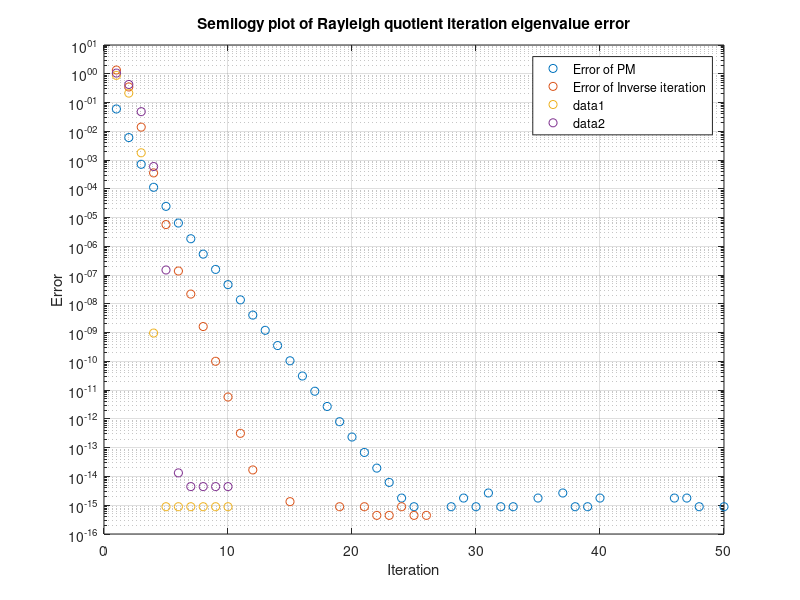

The MATLAB script that drew this image: (Note: this script raises an error after producing the figure.)
%% 2 a)
clear all
B1 = [4 1 1; 1 3 0; 1 0 2];
N = 50;
%PM
ev1 = eig(B1);
analytic_eig1 = max(ev1);
x0 = [1 1 1]';
A1 = B1;
v = x0;
lvec = zeros(N,1);

for i = 1:N
    w = A1*v;
    v = w/norm(w);
    lambda = v' * A1*v;
    lvec(i) = lambda;
end
ratio = abs(ev1(2)/ev1(3));
disp('Ratio of lambda 2 / lambda 1, Conv.Rate')
disp(ratio)
errvec = abs(lvec - analytic_eig1);

%semilogy(errvec,'o')
%title('Semilogy plot of Power Method eigenvalue error')
%xlabel('Iteration')
%ylabel('Error')
%grid on
%hold on

ratio = ratio^2;
iter_count = 0:24;
first_error = errvec(1);
t_line = first_error * ratio.^iter_count;

%semilogy(iter_count, t_line,'--');
%legend('Error', 'Theoretical Rate')


errvec_2a_mini = errvec(1:22);
p_estimate_2a = log(errvec_2a_mini(3:end) ./ errvec_2a_mini(2:end-1)) ./ log(errvec_2a_mini(2:end-1) ./ errvec_2a_mini(1:end-2));
disp('Order of convergence')
disp(p_estimate_2a)

%%%%%%%%

B2 = [4 1 1; 1 3 0; 1 0 2];
% Inverse iteration, fixed shift
N = 50;
mu = 3;
x0 = [1 1 1]';
I2 = eye(size(B2));
ev2 = eig(B2);

v = x0;
A2 = B2;
lvec_2b = zeros(N,1);

for ii = 1:N
    w = (A2 - mu*I2)\v;
    v = w/norm(w);
    lambda = v' * A2*v;
    lvec_2b(ii) = lambda;
end

analytic_eig2 = ev2(2);
errvec_2b = abs(lvec_2b - analytic_eig2);

lambda_target = analytic_eig2;
lambda_near = ev2(1);
iter_count_2b = 0:23;
rate_2b = abs(lambda_target - mu)/abs(lambda_near - mu);
first_err_2b = errvec_2b(1);
t_line_2b = first_err_2b*rate_2b.^iter_count_2b;

semilogy(errvec,'o')
title('Comparison of Error, PM & II')
xlabel('Iteration')
ylabel('Error')
grid on
hold on

lambda_target = ev2(2);
distances = abs(ev2 - mu);
[~, sorted_idx] = sort(distances);
lambda_next = ev2(sorted_idx(2));  
convergence_rate_2b = abs((lambda_target - mu) / (lambda_next - mu));
disp('Convergence rate of Inv. It.')
disp(convergence_rate_2b)

semilogy(errvec_2b,'o')
%title('Semilogy plot of Inverse Iteration eigenvalue error')
%xlabel('Iteration')
%ylabel('Error')
grid on

%semilogy(iter_count, t_line,'-');
%semilogy(iter_count_2b,t_line_2b,'-');
legend('Error of PM','Error of Inverse iteration')

errvec_2b_mini = errvec_2b(1:11);
p_estimate_2b = log(errvec_2b_mini(3:end) ./ errvec_2b_mini(2:end-1)) ./ log(errvec_2b_mini(2:end-1) ./ errvec_2b_mini(1:end-2));
disp('Order of convergence')
disp(p_estimate_2b)
%% 2 c)
clear all
B = [4 1 1; 1 3 0; 1 0 2];
% Rayleigh quotient iteration
N = 10;
mu = 3;
x0 = [1 1 1]';
I = eye(size(B));
ev = eig(B);
analytic_eig_2c = ev(3);
v = x0;
A = B;
lvec_2c = zeros(N,1);
for jj = 1:N
    w = (A - mu*I)\v;
    v = w/norm(w);
    mu = v' * A*v; % lambda
    lvec_2c(jj) = mu;
end

errvec_2c = abs(lvec_2c - analytic_eig_2c);

semilogy(errvec_2c,'o')
title('Semilogy plot of Rayleigh quotient iteration eigenvalue error')
xlabel('Iteration')
ylabel('Error')
grid on

errvec_2c_mini = errvec_2c(1:4);
p_estimate_2c = log(errvec_2c_mini(3:end) ./ errvec_2c_mini(2:end-1)) ./ log(errvec_2c_mini(2:end-1) ./ errvec_2c_mini(1:end-2));
disp('Order of convergence')
disp(p_estimate_2c)

%% 2 d)
clear all
B = [4 1 1; 1.5 3 0; 1 0 2];
% Perturbed Matrix, RQI
N = 10;
mu = 3;
x0 = [1 1 1]';
I = eye(size(B));
ev = eig(B);
analytic_eig_2d = ev(1);
v = x0;
A = B;
lvec_2d = zeros(N,1);
for jj = 1:N
    w = (A - mu*I)\v;
    v = w/norm(w);
    mu = v' * A*v; % lambda
    lvec_2d(jj) = mu;
end

errvec_2d = abs(lvec_2d - analytic_eig_2d);

semilogy(errvec_2d,'o')
title('Semilogy plot of Rayleigh quotient iteration eigenvalue error')
xlabel('Iteration')
ylabel('Error')
grid on

errvec_2d_mini = errvec_2d(1:4);
p_estimate_2d = log(errvec_2d_mini(3:end) ./ errvec_2d_mini(2:end-1)) ./ log(errvec_2d_mini(2:end-1) ./ errvec_2d_mini(1:end-2));
disp('Order of convergence')
disp(p_estimate_2d)

%% 3 a) & b)
nn = 30;
rand('seed',0); A = gallery('wathen',nn,nn);
size(A);
b = randn(size(A,1), 1);
m = 80;
arn_x = zeros(m,1);
Km = zeros(length(A),m);
eig_Km = zeros(m,1);

% b)
Km(:,1) = b/norm(b);
tic
for jj = 2:m
    w = A * Km(:, jj-1);
    w = w/norm(w);

    Km(:, jj) = w;

    Km_curr = Km(:, 1:jj);
    G = Km_curr' * Km_curr;
    B = Km_curr' * A * Km_curr;

    eigvals = eig(B, G);
    eig_Km(jj) = max(real(eigvals));
end

for ii = 1:m
    %a)
    [Q,H]=arnoldi(A,b,ii);
    should_be_zero1 = norm(Q*H-A*Q(:,1:ii));
    should_be_zero2 = norm(Q'*Q-eye(ii+1));

    % b)
    H = H(1:ii,:);
    arnoldi_eig_approx = real(eig(H));
    arn_x(ii) = max(arnoldi_eig_approx);

end
toc

figure
plot(1:m,arn_x)
hold on
plot(1:m,eig_Km,'o')
legend('Eigenvalue approx from AM','Eigenvalue approx from (2)')


%%
load('Bwedge.mat')
%plot(real(B_eigvals),imag(B_eigvals),'o')

m = [2 4 8 10 20 30 40];
b = randn(size(B,1), 1);
diffvec = [];
figure; plot(real(B_eigvals),imag(B_eigvals),'o'); hold on
for ii = m
    [Q,H]=arnoldi(B,b,ii);
    H = H(1:ii,:);
    x = eig(H);
    plot(x,'*')
    diff = abs(x(1)-B_eigvals(1));
    diffvec = [diffvec, diff];
end
legend('Eigenvalues','m=2','m=4','m=8','m=10','m=20','m=30','m=40',location='northwest')
grid on
xlabel('Re')
ylabel('Im')
title('Ritz value convergence over increasing iterations')
%% plot with circles and such
clear all, close all

load('Bwedge')

lambda1 = B_eigvals(1);
lambda2 = B_eigvals(2);
lambda3 = B_eigvals(3);

plot(real(B_eigvals), imag(B_eigvals), '.')
hold on
grid on 
xlabel('Re')
ylabel('Im')
plot(real(lambda1), imag(lambda1), '*r')
hold on
plot(real(lambda2), imag(lambda2), '*g')
hold on
plot(real(lambda3), imag(lambda3), '*b') 

c_cluster = mean(B_eigvals(4:end));
abs(c_cluster-lambda1)
abs(c_cluster-lambda2)
abs(c_cluster-lambda3)
legend('All eigenvalues', 'fastest convergence', '2nd fastest convergence', '3rd fastest convergence')

thetav = 0:0.01:2*pi;

B_eigvals_lambda1 = B_eigvals(2:length(B_eigvals))  ;
c1 = mean([(-17.8202+i*2.10471), (1.33199+i*12.642), B_eigvals(3)])
rho1 = max(abs(c1-B_eigvals_lambda1))
plot(c1+rho1*exp(1i*thetav), '--r')
hold on
alpha1 = rho1/norm(B_eigvals(1)-c1)

B_eigvals_lambda2 = [lambda1; B_eigvals(3:end)];
c2 = complex(-25,-16)
rho2 = max(abs(c2-lambda1))
plot(c2+rho2*exp(1i*thetav), '--g')
alpha2 = rho2/norm(lambda2-c2)

B_eigvals_lambda3 = [B_eigvals(1:2); B_eigvals(4:end)];
c3 = complex(-22,10)
rho3 = max(abs(c3-lambda1))
plot(c3+rho3*exp(1i*thetav), '--b')
alpha3 = rho3/norm(lambda3-c3)

legend('All eigenvalues', 'eigenvalue 1 (fastest)', 'eigenvalue 2 (2nd fastest)', 'eigenvalue 3 (3rd fastest)', 'circle 1', 'circle 2', 'circle 3')
axis equal
title('Eigenvalues with outliers + circles for each eigenvalue outlier')

%%
clear all, close all
load('Bwedge.mat')
lambda_star_ish = -9.8 + 2*i;
[min_dist, idx] = min(abs(B_eigvals - lambda_star_ish));
lambda_star = B_eigvals(idx);

sigma1 = -10;
sigma2 = -7 + 2*i;
sigma3 = -9.8 + 1.5*i;

figure
transformed_eig1 = 1./(B_eigvals - sigma1);
transformed_lambda_star1 = 1/(lambda_star - sigma1);
plot(transformed_eig1,'o')
hold on
plot(transformed_lambda_star1, 'r*')
hold off
legend('Eigenvalues','\lambda_{*}')
axis([-2 2 -2 2])
title('\sigma_1')
xlabel('Re')
ylabel('Im')
grid on

figure
transformed_eig2 = 1./(B_eigvals - sigma2);
transformed_lambda_star2 = 1/(lambda_star - sigma2);
plot(transformed_eig2,'o')
hold on
plot(transformed_lambda_star2, 'r*')
hold off
legend('Eigenvalues','\lambda_{*}')
axis([-2 2 -2 2])
title('\sigma_2')
xlabel('Re')
ylabel('Im')
grid on

figure
transformed_eig3 = 1./(B_eigvals - sigma3);
transformed_lambda_star3 = 1/(lambda_star - sigma3);
plot(transformed_eig3,'o')
hold on
plot(transformed_lambda_star3, 'r*')
hold off
legend('Eigenvalues','\lambda_{*}')
axis([-2 2 -2 2])
title('\sigma_3')
xlabel('Re') 
ylabel('Im')
grid on

b = ones(size(B,1), 1);
mvec = [10 20 30];
err1vec = [];
err2vec = [];
err3vec = [];

for ii = mvec
    [Q1,H1] = shift_inv_arnoldi(B,b,ii,sigma1);
    H1 = H1(1:ii,:);
    ritz1 = eig(H1);
    error1 = min(abs(ritz1 - transformed_lambda_star1));
    err1vec = [err1vec,error1];

    [Q2,H2] = shift_inv_arnoldi(B,b,ii,sigma2);
    H2 = H2(1:ii,:);
    ritz2 = eig(H2);
    error2 = min(abs(ritz2 - transformed_lambda_star2));
    err2vec = [err2vec,error2];

    [Q3,H3] = shift_inv_arnoldi(B,b,ii,sigma3);
    H3 = H3(1:ii,:);
    ritz3 = eig(H3);
    error3 = min(abs(ritz3 - transformed_lambda_star3));
    err3vec = [err3vec,error3];
end

%%
clear all, close all
disp('Faces')
load ("olivetti_faces.mat")
imagesc(faces(:,:,67));
colormap('gray');
axis image;
m = 400;
n = 64^2;
X = reshape(faces,n,m);

x_mean = mean(X,2);
Xc = X - x_mean;

disp('b)')
disp('(1):')
tic
C = (1/(m-1))*(Xc*Xc');
toc

disp('(2):')
tic 
for ii = 1:100
    b = rand(length(C),1);
    C_b = C*b;
end
toc
disp('(3):')
tic 
for ii = 1:100
    b = rand(length(C),1);
    X_prim = Xc*(Xc'*b);
end
toc

% 8) PM 
N = 30;
ev8 = eig(C);
[analytic_eig8,idx8] = max(ev8);

x0 = ones(length(C),1);
v = x0;
lvec82 = [];
lvec83 = [];

% b1.2
disp('PM with method b.1-2')
tic 
for ii = 1:N
    w = C*v;
    v = w/norm(w);
    lambda = v' * C*v;
    lvec82(ii) = lambda;
end
toc
figure
errvec82 = abs(lvec82 - analytic_eig8)/norm(analytic_eig8);
semilogy(1:N,errvec82,'o')
title('Semilogy plot of Power Method eigenvalue error') %, 8 c), PM with C*b'
xlabel('Iteration')
ylabel('Error')
grid on
hold on
% b1.3
v = x0;
disp('PM with method b.1-3')

tic 
for ii = 1:N
    w = Xc*(Xc'*v);
    v = w/norm(w);
    lambda = v' * w /(m-1);
    lvec83(ii) = lambda;
end
toc



errvec83 = abs(lvec83 - analytic_eig8)/norm(analytic_eig8);
semilogy(1:N,errvec83,'o')
%title('Semilogy plot of Power Method eigenvalue error, 8 c), PM with Xc(Xc^T)')
%xlabel('Iteration')
%ylabel('Error')
%grid on
legend('Part b1-2','Part b3')

% find face

[eigvecs,diag_abc] = eig(C);
ev8 = eig(C);
[analytic_eig8,idx8] = max(ev8);

figure
eig_vec_max = eigvecs(:,idx8);
eigface = reshape(eig_vec_max,64,64);
imagesc(eigface);
colormap('gray');
axis image;

% d)

b = ones(size(Xc, 1), 1);
m = 30;
errors8d = zeros(5, m);
tic
for ii = 1:m
    [Q, H] = arnoldi_8(Xc, b, ii);
    H = H(1:ii,1:ii);
    

    [V, D] = eigs(H, 5, 'largestabs');
    eigenvalues = diag(D);

    num_eig = min(5,ii);
    for jj = 1:num_eig
        lambda = eigenvalues(jj);
        
        x = Q(:,1:ii) * V(:, jj);
        
        Cx = Xc * (Xc' * x);

        errors8d(jj, ii) = norm(Cx - lambda*x) / norm(Cx);
    end

end
toc
figure
semilogy(1:m, errors8d');
legend('\lambda_1', '\lambda_2', '\lambda_3', '\lambda_4', '\lambda_5');
xlabel('Iteration');
ylabel('||Cx - \lambda x|| / ||Cx||');
grid on;

b = ones(size(Xc, 1), 1);
m = 50; 

[Q, H] = arnoldi_8(Xc, b, m);
H_k = H(1:m, 1:m);

[V5, D5] = eigs(H_k, 5, 'largestabs');
eigenvalues_5 = diag(D5);

eigenfaces_5 = Q(:, 1:m) * V5; 

figure
for i = 1:5
    subplot(4, 5, i);
    eigenface_img = reshape(eigenfaces_5(:, i), 64, 64);
    imagesc(eigenface_img);
    colormap('gray');
    axis image;
    title(sprintf('Eigenface %d', i));
end

b = ones(size(Xc, 1), 1);
m = 60;  
[Q, H] = arnoldi_8(Xc, b, m);
H_k = H(1:m, 1:m);

[V, D] = eig(H_k);
eigenvalues_all = diag(D);

eigenvalues_first20 = eigenvalues_all(1:20);
V_first20 = V(:, 1:20);


eigenfaces_first20 = Q(:, 1:m) * V_first20;

figure;
for i = 1:20
    subplot(4, 5, i);
    eigenface_img = reshape(eigenfaces_first20(:, i), 64, 64);
    imagesc(eigenface_img);
    colormap('gray');
    axis image;
    title(sprintf('Eigenface %d', i));
end


% Functions were originally spererate files, here they are pasted in:
function [Q,H]=arnoldi(A,b,m)
% [Q,H]=arnoldi(A,b,m)
% A simple implementation of the Arnoldi method.
% The algorithm will return an Arnoldi "factorization":
%   Q*H(1:m+1,1:m)-A*Q(:,1:m)=0
% where Q is an orthogonal basis of the Krylov subspace
% and H a Hessenberg matrix.
%
% Example:
%  A=randn(100); b=randn(100,1);
%  m=10;
%  [Q,H]=arnoldi(A,b,m);
%  should_be_zero1=norm(Q*H-A*Q(:,1:m))
%  should_be_zero2=norm(Q'*Q-eye(m+1))
    n = length(b);
    Q = zeros(n,m+1);
    Q(:,1) = b/norm(b);
    
    t0 = 0;
    t1 = 0;
    
    for k = 1:m
        w = A*Q(:,k); % Matrix-vector product 
                    % with last element        
        %%% Orthogonalize w against columns of Q
        %replace this with a orthogonalization   % COMMENT OUT TO CHANGE
        %FUNCTIONS BELOW:::
        %[h,beta,worth] = hw1_MV_gs(Q,w,k);
        [h,beta,worth] = hw1_MV2_gs(Q,w,k);
        %[h,beta,worth] = hw1_MV3_gs(Q,w,k);
        %[h,beta,worth] = hw1_for_gs(Q,w,k);
        %[h,beta,worth] = hw1_mod_gs(Q,w,k);
        %%% Put Gram-Schmidt coefficients into H
        H(1:(k+1),k) = [h;beta]; 
        %%% normalize
        Q(:,k+1) = worth/beta; 
    end
end

function [h,beta,worth] = hw1_MV_gs(Q,w,k)
        h = Q(:,1:k)'*w;
        worth = w - Q(:,1:k)*h;
        beta = norm(worth);
end

function [h,beta,worth] = hw1_for_gs(Q,w,k)
    h = zeros(k,1);
    for j = 1:k
        h(j) = Q(:,j)'*w;
    end
    worth = w - Q(:,1:k)*h;
    beta = norm(worth);
end

function [h,beta,worth] = hw1_mod_gs(Q,w,k)
    h = zeros(k,1);
    worth = w;
    for j = 1:k
        h(j) = Q(:,j)'*worth;     
        worth = worth - h(j)*Q(:,j);  
    end
    beta = norm(worth);
end

function [h,beta,worth] = hw1_MV2_gs(Q,w,k)
        h = Q(:,1:k)'*w;
        worth = w - Q(:,1:k)*h;
        g = Q(:,1:k)'*worth;
        worth = worth - Q(:,1:k)*g;
        h = h + g;
        beta = norm(worth);
end

function [h,beta,worth] = hw1_MV3_gs(Q,w,k)
        h = Q(:,1:k)'*w;
        worth = w - Q(:,1:k)*h;
        g = Q(:,1:k)'*worth;
        worth = worth - Q(:,1:k)*g;
        f = Q(:,1:k)'*worth;
        worth = worth - Q(:,1:k)*f;
        h = h + g + f;
        beta = norm(worth);
end

function [Q,H]=shift_inv_arnoldi(A,b,m,mu)
    n = length(b);
    Q = zeros(n,m+1);
    Q(:,1) = b/norm(b);
    
    t0 = 0;
    t1 = 0;

    I = eye(size(A));
    [L, U] = lu(A - mu*I); 
    
    for k = 1:m
        %w = L\(U\Q(:,k)); wrong from lecture?
        w = U\(L\Q(:,k));
        %%% Orthogonalize
        %[h,beta,worth] = hw1_MV_gs(Q,w,k);
        [h,beta,worth] = hw1_MV2_gs(Q,w,k);
        %[h,beta,worth] = hw1_MV3_gs(Q,w,k);
        %[h,beta,worth] = hw1_for_gs(Q,w,k);
        %[h,beta,worth] = hw1_mod_gs(Q,w,k);
        %%% Put Gram-Schmidt coefficients into H
        H(1:(k+1),k) = [h;beta]; 
        %%% normalize
        Q(:,k+1) = worth/beta; 
    end
end

function [Q,H]=arnoldi_8(Xc,b,m)
% [Q,H]=arnoldi(A,b,m)
% A simple implementation of the Arnoldi method.
% The algorithm will return an Arnoldi "factorization":
%   Q*H(1:m+1,1:m)-A*Q(:,1:m)=0
% where Q is an orthogonal basis of the Krylov subspace
% and H a Hessenberg matrix.
%
% Example:
%  A=randn(100); b=randn(100,1);
%  m=10;
%  [Q,H]=arnoldi(A,b,m);
%  should_be_zero1=norm(Q*H-A*Q(:,1:m))
%  should_be_zero2=norm(Q'*Q-eye(m+1))
    n = length(b);
    Q = zeros(n,m+1);
    Q(:,1) = b/norm(b);
    
    t0 = 0;
    t1 = 0;
    
    for k = 1:m
        w = Xc*(Xc'*Q(:,k)); % Matrix-vector product 
                    % with last element        
        %%% Orthogonalize w against columns of Q
        %replace this with a orthogonalization 
        %[h,beta,worth] = hw1_MV_gs(Q,w,k);
        [h,beta,worth] = hw1_MV2_gs(Q,w,k);
        %[h,beta,worth] = hw1_MV3_gs(Q,w,k);
        %[h,beta,worth] = hw1_for_gs(Q,w,k);
        %[h,beta,worth] = hw1_mod_gs(Q,w,k);
        %%% Put Gram-Schmidt coefficients into H
        H(1:(k+1),k) = [h;beta]; 
        %%% normalize
        Q(:,k+1) = worth/beta; 
    end
end
